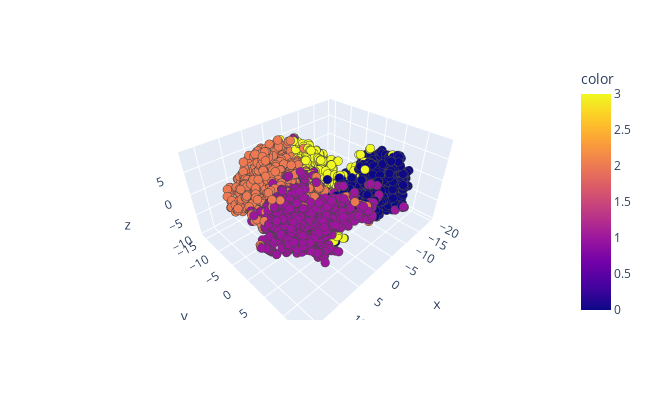

The code cell stored with this chart in its notebook:
### Code cell
kmeans = cluster.KMeans(n_clusters=4, random_state=42)
kmeans.fit_predict(X)
tsne = TSNE(n_components=3, perplexity=50, init='pca', learning_rate='auto', 
            random_state=42)
df_tsne = pd.DataFrame(tsne.fit_transform(X))
df_tsne['c'] = kmeans.labels_
fig = px.scatter_3d(x=df_tsne[0], y=df_tsne[1], z=df_tsne[2],
              color=df_tsne['c'], width=650, height=400)
fig.update_traces(marker={'size':3}, marker_line_width=0.5)
fig.show()

### Figure 1 — Plotly figure (JSON) as saved in the notebook; plotly's stock layout.template omitted (floating-point values rounded to 4 significant figures; data arrays with more than 128 entries replaced by an {"elided": "..."} marker saying what was removed)
{"data": [{"hovertemplate": "x=%{x}<br>y=%{y}<br>z=%{z}<br>color=%{marker.color}<extra></extra>", "legendgroup": "", "marker": {"color": {"elided": "3500 int values"}, "coloraxis": "coloraxis", "line": {"width": 0.5}, "size": 3, "symbol": "circle"}, "mode": "markers", "name": "", "scene": "scene", "showlegend": false, "type": "scatter3d", "x": {"elided": "3500 float values"}, "y": {"elided": "3500 float values"}, "z": {"elided": "3500 float values"}}], "layout": {"coloraxis": {"colorbar": {"title": {"text": "color"}}, "colorscale": [[0, "#0d0887"], [0.1111, "#46039f"], [0.2222, "#7201a8"], [0.3333, "#9c179e"], [0.4444, "#bd3786"], [0.5556, "#d8576b"], [0.6667, "#ed7953"], [0.7778, "#fb9f3a"], [0.8889, "#fdca26"], [1, "#f0f921"]]}, "height": 400, "legend": {"tracegroupgap": 0}, "margin": {"t": 60}, "scene": {"domain": {"x": [0, 1], "y": [0, 1]}, "xaxis": {"title": {"text": "x"}}, "yaxis": {"title": {"text": "y"}}, "zaxis": {"title": {"text": "z"}}}, "width": 650}}
